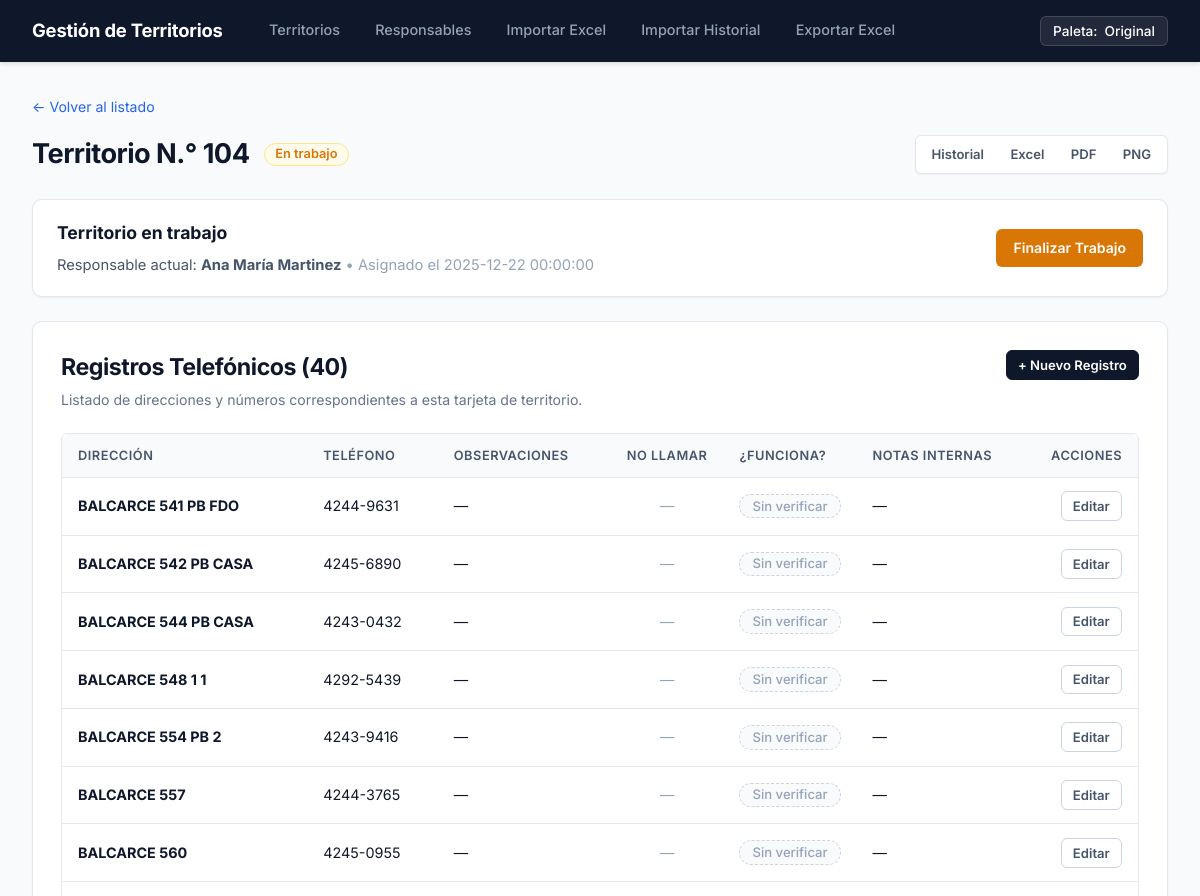
Before: /territorio/5 (upper part) with the older database file.
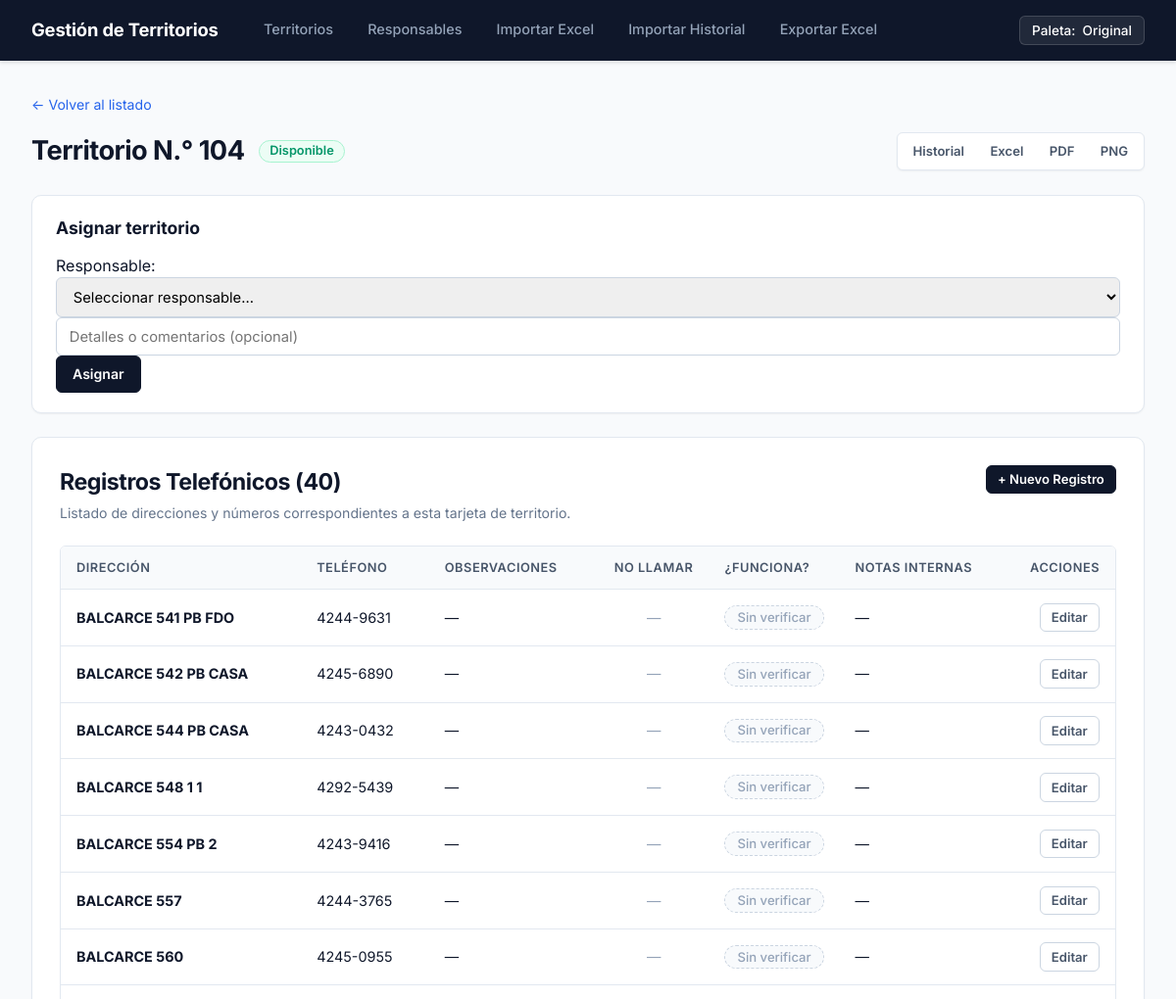
After: the same page with the newer database file.
### tables this page shows
CREATE TABLE territorios (
    id INTEGER PRIMARY KEY AUTOINCREMENT,
    numero TEXT NOT NULL UNIQUE,
    estado TEXT CHECK(estado IN ('Disponible', 'En trabajo')) DEFAULT 'Disponible'
);

CREATE TABLE responsables (
    id INTEGER PRIMARY KEY AUTOINCREMENT,
    nombre TEXT NOT NULL,
    activo INTEGER DEFAULT 1 -- 1: activo, 0: inactivo
, telefono TEXT DEFAULT NULL, email TEXT DEFAULT NULL, fecha_alta TEXT DEFAULT NULL);

CREATE TABLE asignaciones (
    id INTEGER PRIMARY KEY AUTOINCREMENT,
    territorio_id INTEGER NOT NULL,
    responsable_id INTEGER NOT NULL,
    fecha_asignado TEXT NOT NULL,      -- Formato ISO: YYYY-MM-DD HH:MM:SS
    fecha_finalizacion TEXT DEFAULT NULL,
    detalles TEXT,
    FOREIGN KEY (territorio_id) REFERENCES territorios(id),
    FOREIGN KEY (responsable_id) REFERENCES responsables(id)
);

### routes/territorios.py (the view)
    @app.route("/territorio/<int:territorio_id>")
    def territorio_detalle(territorio_id):
        conn = get_connection()
        territorio = conn.execute(
            "SELECT * FROM territorios WHERE id = ?", (territorio_id,)
        ).fetchone()
        if territorio is None:
            conn.close()
            abort(404)
        registros = conn.execute(
            "SELECT * FROM registros WHERE territorio_id = ? ORDER BY id",
            (territorio_id,),
        ).fetchall()
        asignacion_activa = conn.execute(
            """
            SELECT a.*, r.nombre AS responsable_nombre
            FROM asignaciones a
            JOIN responsables r ON r.id = a.responsable_id
            WHERE a.territorio_id = ? AND a.fecha_finalizacion IS NULL
            """,
            (territorio_id,),
        ).fetchone()
        responsables = conn.execute(
            "SELECT * FROM responsables WHERE activo = 1 ORDER BY nombre"
        ).fetchall()
        conn.close()
        return render_template(
            "territorio.html",
            territorio=territorio,
            registros=registros,
            asignacion_activa=asignacion_activa,
            responsables=responsables,
        )

### database.py (called while the page is built)
def get_connection():
    conn = sqlite3.connect(DATABASE)
    conn.row_factory = sqlite3.Row
    conn.execute("PRAGMA foreign_keys = ON")
    return conn

### templates/territorio.html (shortened to what the changed rows need)
{% extends "base.html" %}
{% block content %}
<div class="header-detalle-territorio">
    <div class="territorio-hero">
        <div class="hero-left">
            <h2 class="hero-title">Territorio N.° {{ territorio.numero }}</h2>
            <div class="hero-badge">
                <span class="badge {{ 'badge-en-trabajo' if territorio.estado == 'En trabajo' else 'badge-disponible' }}">
                    {{ territorio.estado }}
                </span>
            </div>
        </div>
    </div>
</div>
{% if territorio.estado == 'Disponible' %}
    <div class="panel-accion">
        <h3>Asignar territorio</h3>
        {% if responsables|length == 0 %}
            <p class="text-muted">No hay responsables activos todavía. Podés agregarlos en la sección de Responsables.</p>
        {% else %}
            <form method="post" action="{{ url_for('territorio_asignar', territorio_id=territorio.id) }}" class="form-asignar">
                <div class="form-inline-group">
                    <label for="responsable_id">Responsable:</label>
                    <select name="responsable_id" id="responsable_id" class="form-control" required>
                        <option value="" disabled selected>Seleccionar responsable...</option>
                    </select>
                </div>
                <div class="form-inline-group flex-grow">
                    <input type="text" name="detalles" placeholder="Detalles o comentarios (opcional)" class="form-control">
                </div>
                <button type="submit" class="btn btn-primary">Asignar</button>
            </form>
        {% endif %}
    </div>
{% elif territorio.estado == 'En trabajo' %}
    <div class="panel-accion panel-en-trabajo">
        <div class="info-asignacion">
            <h3>Territorio en trabajo</h3>
            {% if asignacion_activa %}
                <p>
                    Responsable actual: <strong>{{ asignacion_activa.responsable_nombre }}</strong>
                    <span class="text-muted">&bull; Asignado el {{ asignacion_activa.fecha_asignado }}</span>
                </p>
            {% endif %}
        </div>
        <form method="post" action="{{ url_for('territorio_finalizar', territorio_id=territorio.id) }}" onsubmit="return confirm('¿Confirmás que deseás finalizar el trabajo de este territorio?');">
            <button type="submit" class="btn btn-warning">Finalizar Trabajo</button>
        </form>
    </div>
{% endif %}
<section class="main-card" style="margin-top: 1.5rem;">
    {% if registros|length == 0 %}
        <div class="estado-vacio">
            <p class="vacio-titulo">Este territorio todavía no tiene registros cargados</p>
            <p class="vacio-sub">Podés agregar un registro manualmente o importar desde un archivo Excel.</p>
            <button type="button" class="btn btn-primary btn-sm" id="btn-crear-primer-reg">+ Agregar Primer Registro</button>
        </div>
    {% else %}
        <div class="table-responsive">
            <table class="tabla-moderna tabla-registros-view">
                <thead>
                    <tr>
                        <th>Dirección</th>
                        <th>Teléfono</th>
                        <th>Observaciones</th>
                        <th style="text-align: center; width: 100px;">No llamar</th>
                        <th style="width: 130px;">¿Funciona?</th>
                        <th>Notas internas</th>
                        <th style="text-align: right; width: 100px;">Acciones</th>
                    </tr>
                </thead>
            </table>
        </div>
    {% endif %}
</section>
{% endblock %}

Changed rows visible on the page:
no longer on this page (row unchanged): responsables: responsable_nombre "Ana María Martinez"
no longer on this page (row edited): asignaciones: fecha_asignado "2025-12-22 00:00:00"
changed territorios: estado "En trabajo" → "Disponible"
Other visible differences:
form field responsable_id: (not shown) → "Seleccionar responsable..."
text no longer shown: "Territorio en trabajo Responsable actual: • Asignado el Finalizar Trabajo"
text now shown: "Asignar territorio Responsable: Asignar"
